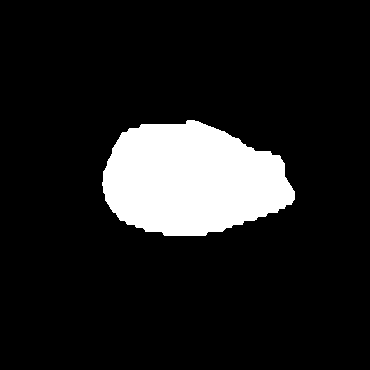
#> input picture images/sample_image.png, 370 x 370 px, found by its file name
$ jupyter execute binary_to_trimap.ipynb
#> lines starting #> are read from the running program, lines starting #| are printed output that depends on the picture; after the words box and inside, x2 and y2 are one past the last pixel; in counts of white or black regions, pixels touching at a corner belong together
[cell 1]
from skimage import data
from scipy import ndimage
import cv2, os
import numpy as np

[cell 2]
def trimap_generate(image, name, size, number):
    """
    This function creates a trimap based on simple dilation algorithm
    Inputs [3]: a binary image (black & white only), name of the image, dilation pixels
    Output    : a trimap
    """
    pixels    = 2*size + 1;                       # doubled and then plus 1 to have an odd-sized (centered) kernel
    kernel    = np.ones((pixels,pixels),np.uint8) # How many pixel of extension do I get
    dilation  = cv2.dilate(img, kernel, iterations = 1) # What does iteration do?

    dilation  = np.where(dilation == 255, 127, dilation) 		## WHT to GRY
    remake    = np.where(dilation != 127, 0, dilation)		## Smoothing
    remake    = np.where(img > 127, 200, dilation)			## mark the tumor inside light GRY

    remake    = np.where(remake < 127, 0, remake)			## Embelishment
    remake    = np.where(remake > 200, 0, remake)			## Embelishment
    remake    = np.where(remake == 200, 255, remake)		## light GRY to WHT

    cv2.imwrite('{}px_'.format(size) + name + '_{}.png'.format(number), remake)
    # Input File Name: Mask_ctrl.1.png
    # Output File Name: 10px_Mask_ctrl.1.png

[cell 3]
name    = "sample_image.png";
size    = 30;
number  = 1;

img = cv2.imread(name, cv2.IMREAD_GRAYSCALE)
#> img: shape (370, 370); 12.2% white; 1 white region, box (x1, y1, x2, y2) and area: (102, 120, 295, 236) 16662
height, width = img.shape[:2]
#> height = 370; width = 370

trimap_generate(img, name, size, number)
#> in trimap_generate, `dilation  = cv2.dilate(img, kernel, iterations = 1)`:
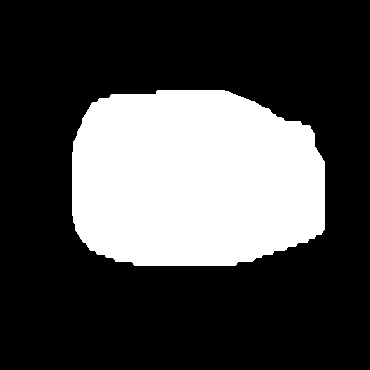
#> dilation: shape (370, 370); 28.3% white; 1 white region, box (x1, y1, x2, y2) and area: (72, 90, 325, 266) 38802
#> in trimap_generate, `remake    = np.where(img > 127, 200, dilation)`:
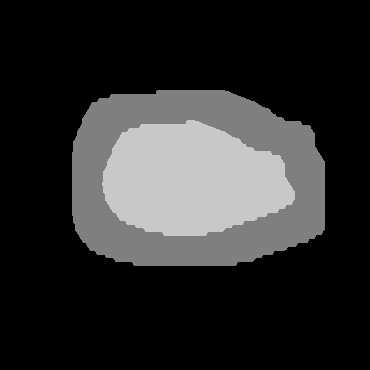
#> remake: shape (370, 370); min 0, max 200, mean 44.9
#> in trimap_generate, `remake    = np.where(remake == 200, 255, remake)`:
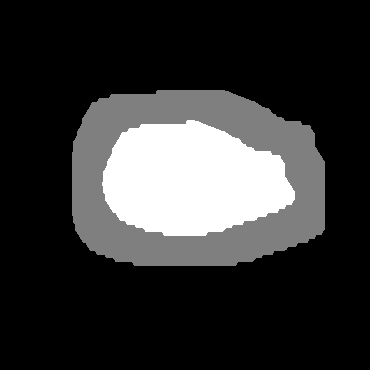
#> remake: shape (370, 370); min 0, max 255, mean 51.6

$ run again, with images/incomplete_trimap.jpg saved as images/sample_image.png
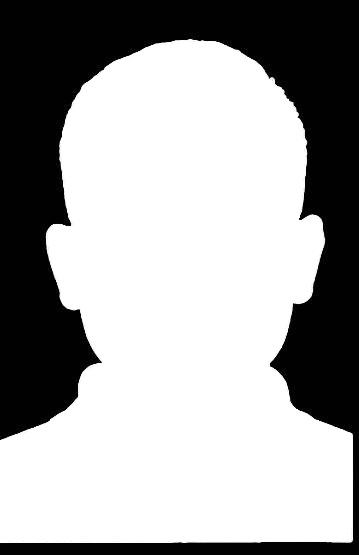
#> input picture images/incomplete_trimap.jpg, 359 x 555 px, found by its file name
#> img is the input picture: shape (555, 359); min 0, max 255, mean 162.5
#> in trimap_generate, `remake    = np.where(dilation != 127, 0, dilation)`:
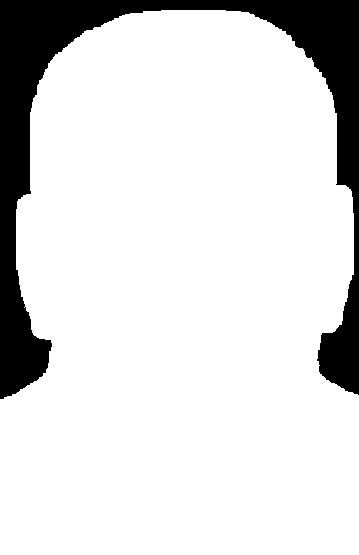
#> remake: shape (555, 359); values 0 (black) and 127 (white), 85.8% white; 1 black region, box (x1, y1, x2, y2) and area: (0, 0, 359, 399) 28284
#> in trimap_generate, `remake    = np.where(remake == 200, 255, remake)`:
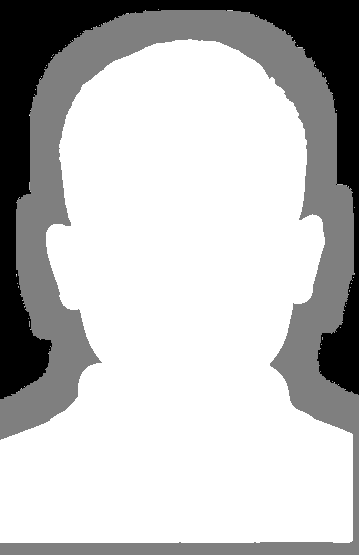
#> remake: shape (555, 359); min 0, max 255, mean 190.6
